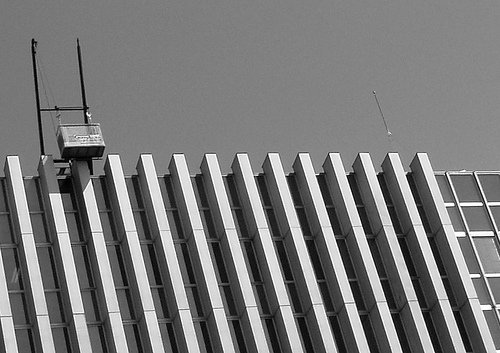
#> input picture Homework2/imgpca/b1.jpg, 500 x 353 px; its folder holds only this picture in this run
$ jupyter execute --allow-errors group_name_here.ipynb   (shell and % lines are left out)
#> lines starting #> are read from the running program, lines starting #| are printed output that depends on the picture
[cell 1]
import numpy as np
import matplotlib.pyplot as plt
from pandas.tools.plotting import scatter_matrix as sm
import re, os, math, pandas
from PIL import Image


class PCA():
   def __init__(self, X):
      self.n, self.d = X.shape   #X row-wise points
      self.U, self.D = self.solveeigensystem(self.scatter(X))
   def project(self, X, s, m):
      Ureduce = self.U[s:m]     #row-wise eigenvectors
      Z = np.dot(Ureduce, self.center(X).T).T
      return Z
   def denoise(self, X, s, m):
      Ureduce = self.U[s:m]     #row-wise eigenvectors
      Xprime = self.decenter(np.dot(Ureduce.T, self.project(X, s, m).T).T)
      return Xprime
   def center(self, X):
      self.Xbar = (1.0/self.n) * (np.sum(X, axis=0)).T
      return X - self.Xbar
   def decenter(self, X):
      return X + self.Xbar
   def scatter(self, X):
      Xcentered = self.center(X)
      S = np.dot(Xcentered.T, Xcentered)
      return S
   def solveeigensystem(self, X):
      D, U = np.linalg.eigh(X)
      U = U.T[::-1]              #eigen vectors are row-wise now
      D = D[::-1] / (self.n - 1)
      return U, D

2.1 PCA: 2-dimensional Toy Data (2 points)
(a) Load the dataset pca-data-2d.dat and make a scatter plot of the centered data.

#> (a cell that did not finish here is left out)

(b) Determine the Principal Component Directions (PCs) and make another scatter plot of the
same data points in the coordinate system spanned by the 2 PCs.

#> (a cell that did not finish here is left out)

(c) PCA can be used to compress data e.g. using only information contained in the first j out of N PCs. Plot the reconstruction of the data in the original coordinate system when using (i) only the first or (ii) only the second PC for reconstruction.

#> (a cell that did not finish here is left out)

2.2 PCA: 3-dimensional Toy Data (2 points)
(a) Load the dataset pca-data-3d.txt, center it, and show the scatter plot matrix.

#> (a cell that did not finish here is left out)

(b) Determine the PCs and make the analogous scatter plot matrix for the 2d-coordinate systems
spanned by the different pairs of PCs.

#> (a cell that did not finish here is left out)

(c) Examine the 3d-reconstruction of the data in the original coordinate systems when using only (i) the first, (ii) the first two or (iii) all three PCs for reconstruction. Discuss how useful these directions (i.e., the PCs) are.

[cell 7]
from mpl_toolkits.mplot3d import Axes3D

#> (the rest of this cell did not finish here and is left out)

2.3 Projections of a dynamical system (4 points)
Using the data from the file expDat.txt, we can interpret the data as describing the process of a ”large” system with d=20 dimensions at each timepoint (cf. Exercise Sheet 1).
(a) Find the 20 Principal Components (PCs) of this dataset

#> (a cell that did not finish here is left out)

(b) Plot the temporal evolution of the system projected onto the first two PCs by making (i) a scatter plot of the 100 datapoints in the 2d-coordinate system spanned by the first two PCs and (ii) a line plot of the 100 data point projections onto the first PC and onto the second PC (i.e., the plot with x-axis showing the time index should contain two lines ). Use color to indicate the time index in the scatter plot and use that color code also in the line plots to highlight the (temporal) relationship to the scatter plots.

[cell 9]
import colorsys
#> (the rest of this cell did not finish here and is left out)

(c) Create a new dataset by shuffling the data (i.e. reorder for each of the 20 columns the 100 data point components in a different random sequence).

#> (a cell that did not finish here is left out)

(d) Plot the covariance matrices and scree plots for both the original and the scrambled data and interpret your results.

#> (a cell that did not finish here is left out)

(e) What would be the result if shuffling the data points in the same sequence for all columns (that is randomizing the row order)? (To answer this question no programming is required.)

Randomizing the row order leads to the same structure for the first graph of (a) but with random colors.  If we assume that shuffling changes the color index as well, in the second graph of (a), we will see the same colors but with a random height. But in a more random pattern.  Or yes.

## 2.4 PCA: Image Data
(2 points)
The file `imgpca.zip` contains different categories of training images. For pictures from
each of the categories nature (prefix `n`) and buildings (prefix `b`) do the following:

(a)  Sample (randomly) a total of at least N=5000 patches (e.g. 500 per image) of 16x16 pixels
from this set of images and assemble them in a big Nx256 matrix.

(b)  Calculate the PCs of these image patches and show the first 24 as 16x16 image patches. Are
there differences between the PCs for buildings vs. nature?

(c)  Answer using a scree plot: how many PCs should you keep for each of the image groups?

[cell 12]
#4. a)
def get_matrix( prefix ) :
    matrix = []
    regex = re.compile("^" + prefix + "([1-9]|10)\.jpg$")
    for _,_,files in os.walk("imgpca") :
        for name in files :
            if regex.match(name) :
                img = Image.open("imgpca/" + name)
                width,height = img.size
                for i in range(500) :
                    x = np.random.randint(0,width-16)
                    y = np.random.randint(0,height-16)
                    matrix.append(list(img.crop((x,y,x+16,y+16)).getdata()))
    return np.array(matrix)


data_nature = get_matrix("n")
data_buildings = get_matrix("b")
#> call 2 of get_matrix, with prefix = 'b'
#> in get_matrix, img is the input picture: PIL image 500x353 L; min 0, max 255, mean 121.2
#> after the loop in get_matrix (call 2), `for i in range(500) :`: matrix = 500 items
#> in get_matrix (call 2), `return np.array(matrix)`:
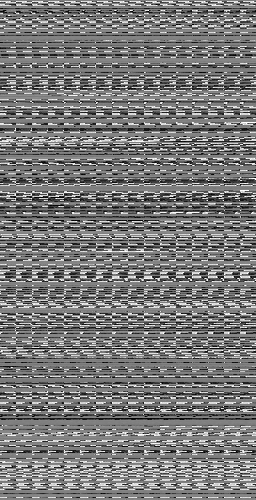
#> returned value: shape (500, 256) int64; min 0, max 255, mean 121

# 4.b)

# calculate PCs of both matrices
C_nat = np.cov(data_nature.T)
#> (the rest of this cell did not finish here and is left out)


$ run again, on Homework2/imgpca/b4.jpg
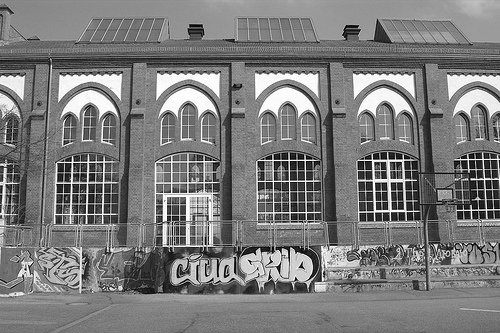
#> input picture Homework2/imgpca/b4.jpg, 500 x 333 px
#> in get_matrix, img is the input picture: PIL image 500x333 L; min 0, max 255, mean 123.5
#> after the loop in get_matrix (call 2), `for i in range(500) :`: matrix = 500 items
#> in get_matrix (call 2), `return np.array(matrix)`:
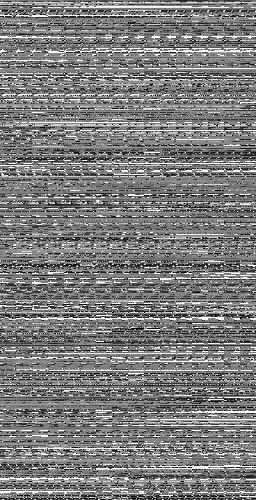
#> returned value: shape (500, 256) int64; min 0, max 255, mean 124.1

$ run again, on Homework2/imgpca/b5.jpg
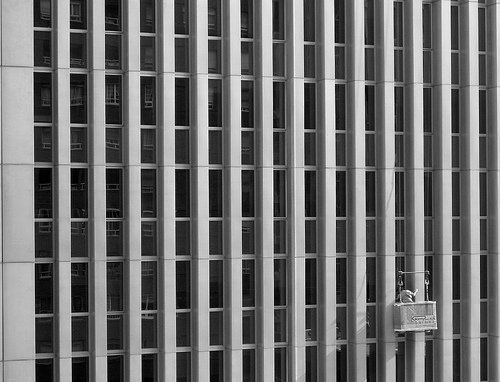
#> input picture Homework2/imgpca/b5.jpg, 500 x 382 px
#> in get_matrix, img is the input picture: PIL image 500x382 L; min 0, max 255, mean 111.4
#> after the loop in get_matrix (call 2), `for i in range(500) :`: matrix = 500 items
#> in get_matrix (call 2), `return np.array(matrix)`:
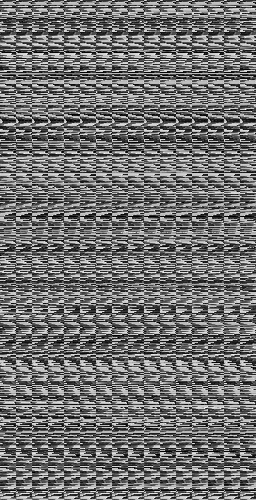
#> returned value: shape (500, 256) int64; min 0, max 255, mean 112.4

$ run again, on Homework2/imgpca/b6.jpg
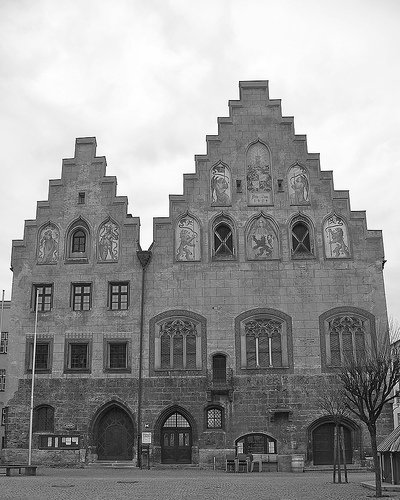
#> input picture Homework2/imgpca/b6.jpg, 400 x 500 px
#> in get_matrix, img is the input picture: PIL image 400x500 L; min 0, max 255, mean 151.3
#> after the loop in get_matrix (call 2), `for i in range(500) :`: matrix = 500 items
#> in get_matrix (call 2), `return np.array(matrix)`:
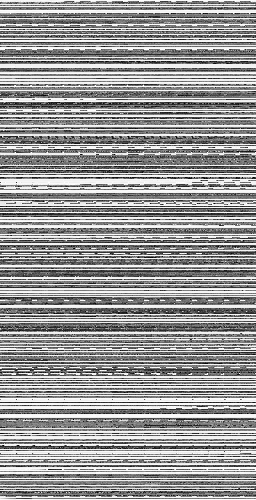
#> returned value: shape (500, 256) int64; min 0, max 255, mean 150.9

$ run again, on Homework2/imgpca/b10.jpg
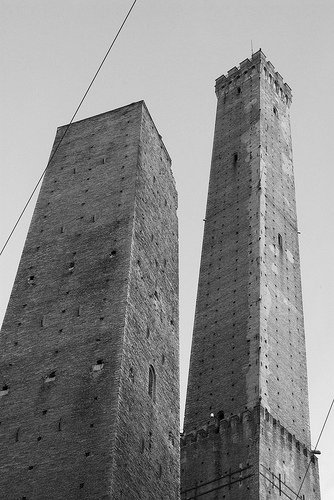
#> input picture Homework2/imgpca/b10.jpg, 334 x 500 px
#> in get_matrix, img is the input picture: PIL image 334x500 L; min 0, max 255, mean 135
#> after the loop in get_matrix (call 2), `for i in range(500) :`: matrix = 500 items
#> in get_matrix (call 2), `return np.array(matrix)`:
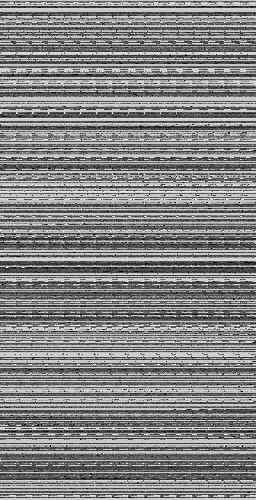
#> returned value: shape (500, 256) int64; min 0, max 255, mean 131.5
